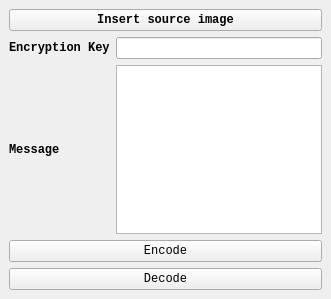
<?xml version="1.0" encoding="UTF-8"?>
<ui version="4.0">
 <author>jalieren</author>
 <class>MainWindow</class>
 <widget class="QMainWindow" name="MainWindow">
  <property name="enabled">
   <bool>true</bool>
  </property>
  <property name="geometry">
   <rect>
    <x>0</x>
    <y>0</y>
    <width>331</width>
    <height>299</height>
   </rect>
  </property>
  <property name="sizePolicy">
   <sizepolicy hsizetype="Preferred" vsizetype="Preferred">
    <horstretch>0</horstretch>
    <verstretch>0</verstretch>
   </sizepolicy>
  </property>
  <property name="minimumSize">
   <size>
    <width>0</width>
    <height>0</height>
   </size>
  </property>
  <property name="maximumSize">
   <size>
    <width>510</width>
    <height>300</height>
   </size>
  </property>
  <property name="font">
   <font>
    <family>Consolas</family>
    <weight>50</weight>
    <bold>false</bold>
   </font>
  </property>
  <property name="windowTitle">
   <string>Steganography Tool</string>
  </property>
  <property name="toolTipDuration">
   <number>0</number>
  </property>
  <property name="whatsThis">
   <string/>
  </property>
  <property name="documentMode">
   <bool>false</bool>
  </property>
  <widget class="QWidget" name="centralwidget">
   <property name="font">
    <font>
     <family>Montserrat</family>
     <weight>75</weight>
     <bold>true</bold>
    </font>
   </property>
   <property name="styleSheet">
    <string notr="true"/>
   </property>
   <layout class="QVBoxLayout" name="verticalLayout_2">
    <item>
     <layout class="QVBoxLayout" name="verticalLayout">
      <item>
       <widget class="QPushButton" name="get_image_button">
        <property name="font">
         <font>
          <family>Consolas</family>
         </font>
        </property>
        <property name="text">
         <string>Insert source image</string>
        </property>
       </widget>
      </item>
      <item>
       <layout class="QGridLayout" name="gridLayout">
        <item row="0" column="0">
         <widget class="QLabel" name="label_3">
          <property name="font">
           <font>
            <family>Consolas</family>
            <weight>75</weight>
            <bold>true</bold>
           </font>
          </property>
          <property name="text">
           <string>Encryption Key</string>
          </property>
         </widget>
        </item>
        <item row="1" column="0">
         <widget class="QLabel" name="label_4">
          <property name="font">
           <font>
            <family>Consolas</family>
            <weight>75</weight>
            <bold>true</bold>
           </font>
          </property>
          <property name="text">
           <string>Message</string>
          </property>
         </widget>
        </item>
        <item row="1" column="1">
         <widget class="QTextEdit" name="message_edit">
          <property name="font">
           <font>
            <family>Consolas</family>
            <weight>50</weight>
            <bold>false</bold>
           </font>
          </property>
         </widget>
        </item>
        <item row="0" column="1">
         <widget class="QLineEdit" name="key_edit">
          <property name="font">
           <font>
            <family>Consolas</family>
            <weight>50</weight>
            <bold>false</bold>
           </font>
          </property>
          <property name="text">
           <string/>
          </property>
         </widget>
        </item>
       </layout>
      </item>
      <item>
       <widget class="QPushButton" name="encode_button">
        <property name="font">
         <font>
          <family>Consolas</family>
          <weight>50</weight>
          <bold>false</bold>
         </font>
        </property>
        <property name="text">
         <string>Encode</string>
        </property>
       </widget>
      </item>
      <item>
       <widget class="QPushButton" name="decode_button">
        <property name="font">
         <font>
          <family>Consolas</family>
          <weight>50</weight>
          <bold>false</bold>
         </font>
        </property>
        <property name="text">
         <string>Decode</string>
        </property>
       </widget>
      </item>
     </layout>
    </item>
   </layout>
  </widget>
 </widget>
 <resources/>
 <connections/>
 <slots>
  <slot>insert_image()</slot>
 </slots>
</ui>
